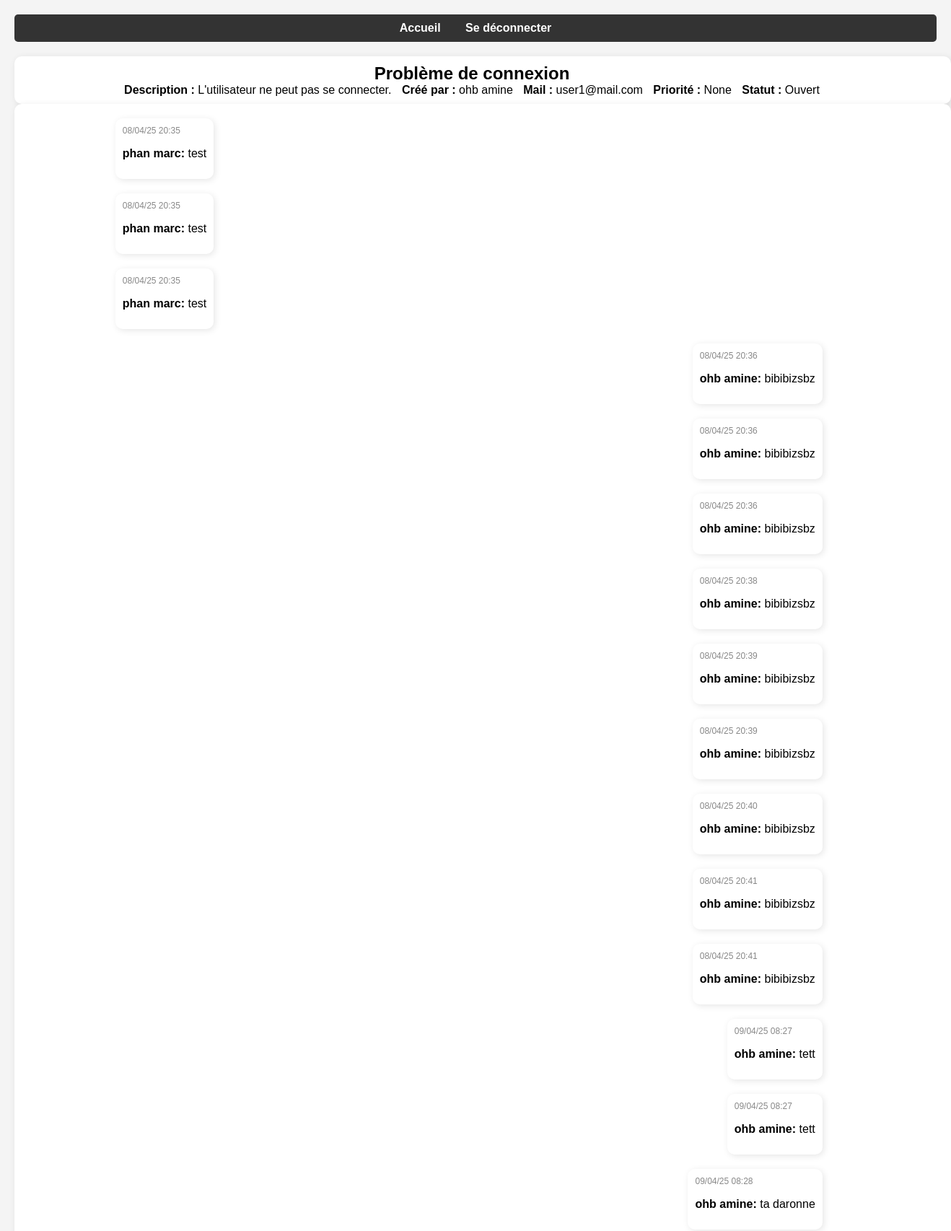
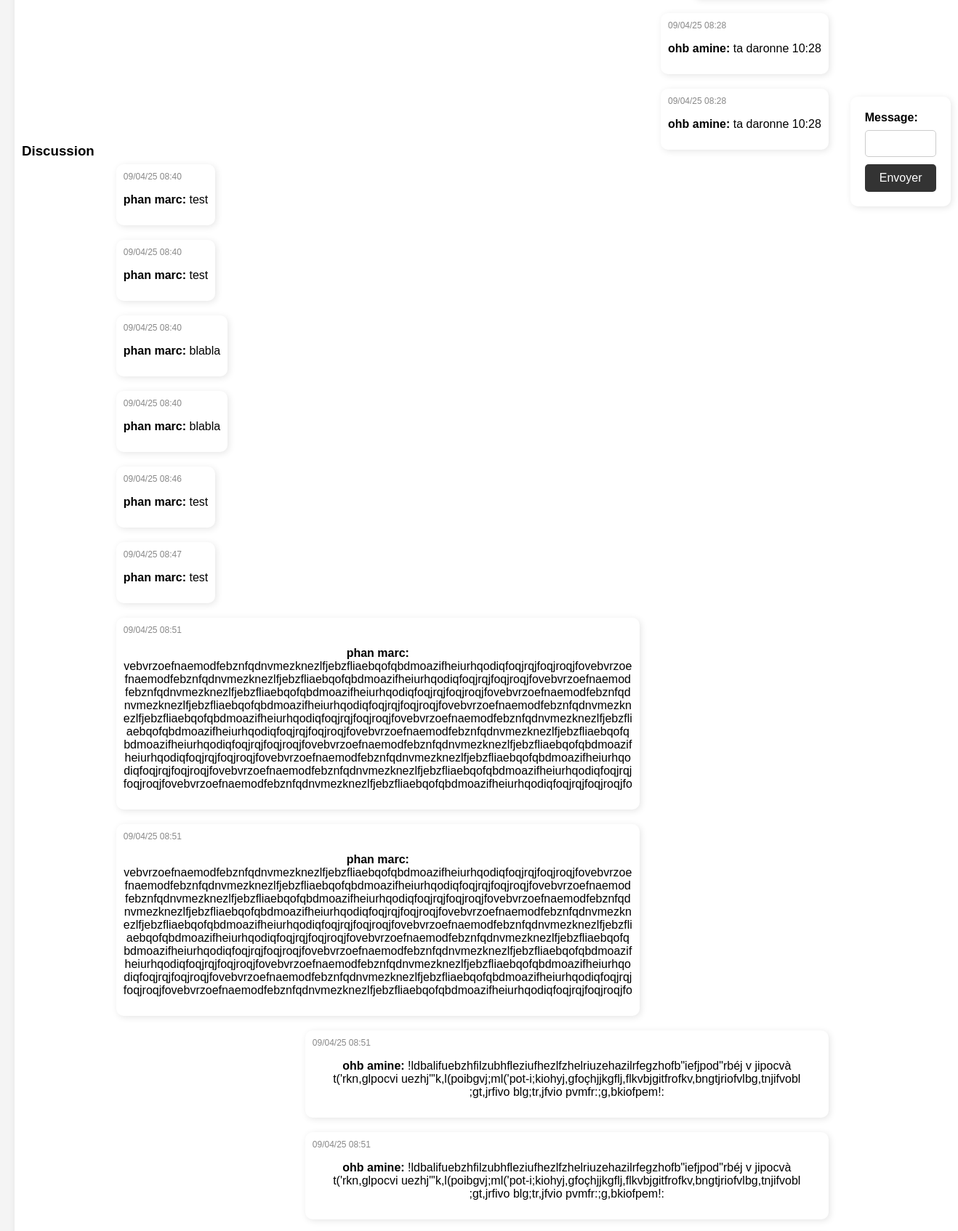
Screenshot of /ticket/1/chat (signed in, upper part) with the database file from the repository (2 pictures, top to bottom).
### app.py (models this page shows, shortened)
class Ticket(db.Model):
    id = db.Column(db.Integer, primary_key=True)
    title = db.Column(db.String(100), nullable=False)
    description = db.Column(db.Text, nullable=False)
    priority = db.Column(db.String(50), nullable=True)
    status = db.Column(db.String(50), nullable=False, default='Ouvert')
    date = db.Column(db.DateTime, default=datetime.utcnow)
    user_id = db.Column(db.Integer, db.ForeignKey('user.id'), nullable=False)
    user = db.relationship('User', backref=db.backref('tickets', lazy=True))
    attachment_path = db.Column(db.String(255), nullable=True)

class User(UserMixin, db.Model):
    id = db.Column(db.Integer, primary_key=True)
    mail = db.Column(db.String(80), unique=True, nullable=False)
    nom = db.Column(db.String(80), unique=False, nullable=False)
    prenom = db.Column(db.String(80), unique=False, nullable=False)
    password_hash = db.Column(db.String(128), nullable=False)
    is_admin = db.Column(db.Boolean, default=False)

class Message(db.Model):
    id = db.Column(db.Integer, primary_key=True)
    content = db.Column(db.Text, nullable=False)
    timestamp = db.Column(db.DateTime, default=datetime.utcnow())
    ticket_id = db.Column(db.Integer, db.ForeignKey('ticket.id'), nullable=False)
    user_id = db.Column(db.Integer, db.ForeignKey('user.id'), nullable=False)
    is_admin = db.Column(db.Boolean, default=False)  # Si l'admin a écrit le message
    ticket = db.relationship('Ticket', backref=db.backref('messages', lazy=True))
    user = db.relationship('User', backref=db.backref('messages', lazy=True))

### app.py (the view, shortened to what this page needs)
@app.route('/ticket/<int:ticket_id>/chat', methods=['GET', 'POST'])
@login_required
def chat(ticket_id):
    ticket = Ticket.query.get_or_404(ticket_id)
    messages = Message.query.filter_by(ticket_id=ticket_id).all()
    form = ChatForm()
    return render_template('chat.html', ticket=ticket, form=form, messages=messages)

### app.py
class ChatForm(FlaskForm):
    content = StringField('Titre', validators=[DataRequired()])
    submit = SubmitField('Envoyer')

### app.py (called while the page is built, shortened)
@login_manager.user_loader
def load_user(user_id):
    return User.query.get(int(user_id))

@app.before_request
def block_brute_force():
    ip = request.remote_addr

@app.after_request
def track_failed_attempts(response):
    return response

### templates/chat.html (shortened to what this page needs)
<!DOCTYPE html>
<html lang="en">
<head>
    <link rel="stylesheet" href="{{ url_for('static', filename='styles.css') }}">
</head>
<body>
    <nav>
        {% if current_user.is_admin %}
        <a href="{{ url_for('admin') }}">Accueil</a>
        {% else %}
        <a href="{{ url_for('home') }}">Accueil</a>
        {% endif %}
        <a href="{{ url_for('logout') }}">Se déconnecter</a>
    </nav>
    <div class="ticket">
        <div class="ticket-content">
            <h2>{{ ticket.title }}</h2> <br>
            <p><strong>Description :</strong> {{ ticket.description }}</p>
            <p><strong>Créé par :</strong> {{ ticket.user.nom }} {{ ticket.user.prenom }}</p>
            <p><strong>Mail :</strong> {{ ticket.user.mail }}</p>
            <p><strong>Priorité :</strong> {{ ticket.priority }}</p>
            <p><strong>Statut :</strong> {{ ticket.status }}</p>
        </div>
    </div>
    <div class="chat-container">
        <h3>Discussion</h3>
        <div class="messages">
            {% for message in messages %}
                {% if current_user.id == message.user_id %}
                    <div class="message_self">
                        <div class="time"> {{ message.timestamp.strftime('%d/%m/%y %H:%M') }}<br></div>
                            <p> <strong> {{ message.user.nom }} {{ message.user.prenom }}:</strong> {{ message.content }} </p>
                        </div>
                {% else %}
                        <div class="message_other">
                            <div class="time"> {{ message.timestamp.strftime('%d/%m/%y %H:%M') }}<br></div>
                            <p> <strong>{{ message.user.nom }} {{ message.user.prenom }}:</strong> {{ message.content }}</p>
                        </div>
                {% endif %}
            {% endfor %}
        </div>
        <form method="POST" enctype="multipart/form-data">
            <div>
                <label for="content">Message:</label>
                {{ form.content(id="content") }}
            </div>
            <button type="submit">Envoyer</button>
        </form>
    </div>
</body>
</html>

### static/styles.css (style rules this page uses)
body { font-family: Arial, sans-serif; background-color: #f4f4f4; text-align: center; margin: 20px; }
nav { background-color: #333; padding: 10px; border-radius: 5px; margin-bottom: 20px; }
nav a { margin: 0 15px; text-decoration: none; color: white; font-weight: bold; }
form { background-color: #fff; padding: 20px; border-radius: 10px; box-shadow: 2px 2px 10px rgba(0, 0, 0, 0.1); display: inline-block; text-align: left; width: 100%; max-width: 400px; }
label { display: block; margin-bottom: 8px; font-weight: bold; }
input[type="text"], input[type="password"], textarea, select { width: calc(100% - 22px); padding: 10px; margin-bottom: 10px; border: 1px solid #ccc; border-radius: 5px; }
button { background-color: #333; color: white; padding: 10px 20px; border: none; border-radius: 5px; cursor: pointer; font-size: 16px; }
.ticket { background-color: #fff; padding: 10px; border-radius: 10px; box-shadow: 2px 2px 10px rgba(0, 0, 0, 0.1); width: 100%; display: flex; justify-content: space-between; align-items: center; }
.chat-container { background-color: #fff; padding: 10px; border-radius: 10px; box-shadow: 2px 2px 10px rgba(0, 0, 0, 0.1); width: 100%; display: flex; justify-content: space-between; align-items: center; }
.messages { max-width: 1000px; margin: 0 auto; padding: 0 20px; display: flex; flex-direction: column; }
.message_self { max-width: 70%; margin: 10px; word-wrap: break-word; overflow-wrap: break-word; background-color: #fff; padding: 10px; border-radius: 10px; box-shadow: 2px 2px 10px rgba(0, 0, 0, 0.1); justify-content: space-between; align-self: flex-end; }
.message_other { max-width: 70%; padding: 10px; border-radius: 10px; margin: 10px; background-color: #fff; word-wrap: break-word; overflow-wrap: break-word; box-shadow: 2px 2px 10px rgba(0, 0, 0, 0.1); justify-content: space-between; align-self: flex-start; }
.time { font-size: 0.75rem; color: #888; text-align: left; margin-bottom: 0.25rem; display: block; }
.ticket-content { flex: 1; text-align: center; margin-right: 20px; }
.ticket h2, .ticket p { display: inline; margin: 0 10px 0 0; }

### rows the page displays
Ticket: title "Problème de connexion", description "L'utilisateur ne peut pas se connecter.", priority "None", status "Ouvert"
User: user.nom "ohb", user.prenom "amine", user.mail "user1@mail.com"
Message: timestamp "08/04/25 20:35", user.nom "phan", user.prenom "marc", content "test"
Message: timestamp "08/04/25 20:35", user.nom "phan", user.prenom "marc", content "test"
Message: timestamp "08/04/25 20:35", user.nom "phan", user.prenom "marc", content "test"
Message: timestamp "08/04/25 20:36", user.nom "ohb", user.prenom "amine", content "bibibizsbz"
Message: timestamp "08/04/25 20:36", user.nom "ohb", user.prenom "amine", content "bibibizsbz"
Message: timestamp "08/04/25 20:36", user.nom "ohb", user.prenom "amine", content "bibibizsbz"
Message: timestamp "08/04/25 20:38", user.nom "ohb", user.prenom "amine", content "bibibizsbz"
Message: timestamp "08/04/25 20:39", user.nom "ohb", user.prenom "amine", content "bibibizsbz"
Message: timestamp "08/04/25 20:39", user.nom "ohb", user.prenom "amine", content "bibibizsbz"
Message: timestamp "08/04/25 20:40", user.nom "ohb", user.prenom "amine", content "bibibizsbz"
Message: timestamp "08/04/25 20:41", user.nom "ohb", user.prenom "amine", content "bibibizsbz"
Message: timestamp "08/04/25 20:41", user.nom "ohb", user.prenom "amine", content "bibibizsbz"
Message: timestamp "09/04/25 08:27", user.nom "ohb", user.prenom "amine", content "tett"
Message: timestamp "09/04/25 08:27", user.nom "ohb", user.prenom "amine", content "tett"
Message: timestamp "09/04/25 08:28", user.nom "ohb", user.prenom "amine", content "ta daronne"
Message: timestamp "09/04/25 08:28", user.nom "ohb", user.prenom "amine", content "ta daronne 10:28"
Message: timestamp "09/04/25 08:28", user.nom "ohb", user.prenom "amine", content "ta daronne 10:28"
Message: timestamp "09/04/25 08:40", user.nom "phan", user.prenom "marc", content "test"
Message: timestamp "09/04/25 08:40", user.nom "phan", user.prenom "marc", content "test"
Message: timestamp "09/04/25 08:40", user.nom "phan", user.prenom "marc", content "blabla"
Message: timestamp "09/04/25 08:40", user.nom "phan", user.prenom "marc", content "blabla"
Message: timestamp "09/04/25 08:46", user.nom "phan", user.prenom "marc", content "test"
Message: timestamp "09/04/25 08:47", user.nom "phan", user.prenom "marc", content "test"
Message: timestamp "09/04/25 08:51", user.nom "phan", user.prenom "marc", content "vebvrzoefnaemodfebznfqdnvmezknezlfjebzfliaebqofqbdmoazifheiurhqodiqfoqjrqjfoqjroqjfovebvrzoefnaemodfebznfqdnvmezknezlfjebzfliaebqofqbdmoazifheiurhqodiqfoqjrqjfoqjroqjfovebvrzoefnaemodfebznfqdnvmezknezlfjebzfliaebqofqbdmoazifheiurhqodiqfoqjrqjfoqjroqjfovebvrzoefnaemodfebznfqdnvmezknezlfjebzfliaebqofqbdmoazifheiurhqodiqfoqjrqjfoqjroqjfovebvrzoefnaemodfebznfqdnvmezknezlfjebzfliaebqofqbdmoazifheiurhqodiqfoqjrqjfoqjroqjfovebvrzoefnaemodfebznfqdnvmezknezlfjebzfliaebqofqbdmoazifheiurhqodiqfoqjrqjfoqjroqjfovebvrzoefnaemodfebznfqdnvmezknezlfjebzfliaebqofqbdmoazifheiurhqodiqfoqjrqjfoqjroqjfovebvrzoefnaemodfebznfqdnvmezknezlfjebzfliaebqofqbdmoazifheiurhqodiqfoqjrqjfoqjroqjfovebvrzoefnaemodfebznfqdnvmez…"
Message: timestamp "09/04/25 08:51", user.nom "phan", user.prenom "marc", content "vebvrzoefnaemodfebznfqdnvmezknezlfjebzfliaebqofqbdmoazifheiurhqodiqfoqjrqjfoqjroqjfovebvrzoefnaemodfebznfqdnvmezknezlfjebzfliaebqofqbdmoazifheiurhqodiqfoqjrqjfoqjroqjfovebvrzoefnaemodfebznfqdnvmezknezlfjebzfliaebqofqbdmoazifheiurhqodiqfoqjrqjfoqjroqjfovebvrzoefnaemodfebznfqdnvmezknezlfjebzfliaebqofqbdmoazifheiurhqodiqfoqjrqjfoqjroqjfovebvrzoefnaemodfebznfqdnvmezknezlfjebzfliaebqofqbdmoazifheiurhqodiqfoqjrqjfoqjroqjfovebvrzoefnaemodfebznfqdnvmezknezlfjebzfliaebqofqbdmoazifheiurhqodiqfoqjrqjfoqjroqjfovebvrzoefnaemodfebznfqdnvmezknezlfjebzfliaebqofqbdmoazifheiurhqodiqfoqjrqjfoqjroqjfovebvrzoefnaemodfebznfqdnvmezknezlfjebzfliaebqofqbdmoazifheiurhqodiqfoqjrqjfoqjroqjfovebvrzoefnaemodfebznfqdnvmez…"
Message: timestamp "09/04/25 08:51", user.nom "ohb", user.prenom "amine", content "!ldbalifuebzhfilzubhfleziufhezlfzhelriuzehazilrfegzhofb\"iefjpod\"rbéj v jipocvà t('rkn,glpocvi uezhj\"'k,l(poibgvj;ml('pot-i;kiohyj,gfoçhjjkgflj,flkvbjgitfrofkv,bngtjriofvlbg,tnjifvobl ;gt,jrfivo blg;tr,jfvio pvmfr:;g,bkiofpem!:"
Message: timestamp "09/04/25 08:51", user.nom "ohb", user.prenom "amine", content "!ldbalifuebzhfilzubhfleziufhezlfzhelriuzehazilrfegzhofb\"iefjpod\"rbéj v jipocvà t('rkn,glpocvi uezhj\"'k,l(poibgvj;ml('pot-i;kiohyj,gfoçhjjkgflj,flkvbjgitfrofkv,bngtjriofvlbg,tnjifvobl ;gt,jrfivo blg;tr,jfvio pvmfr:;g,bkiofpem!:"
